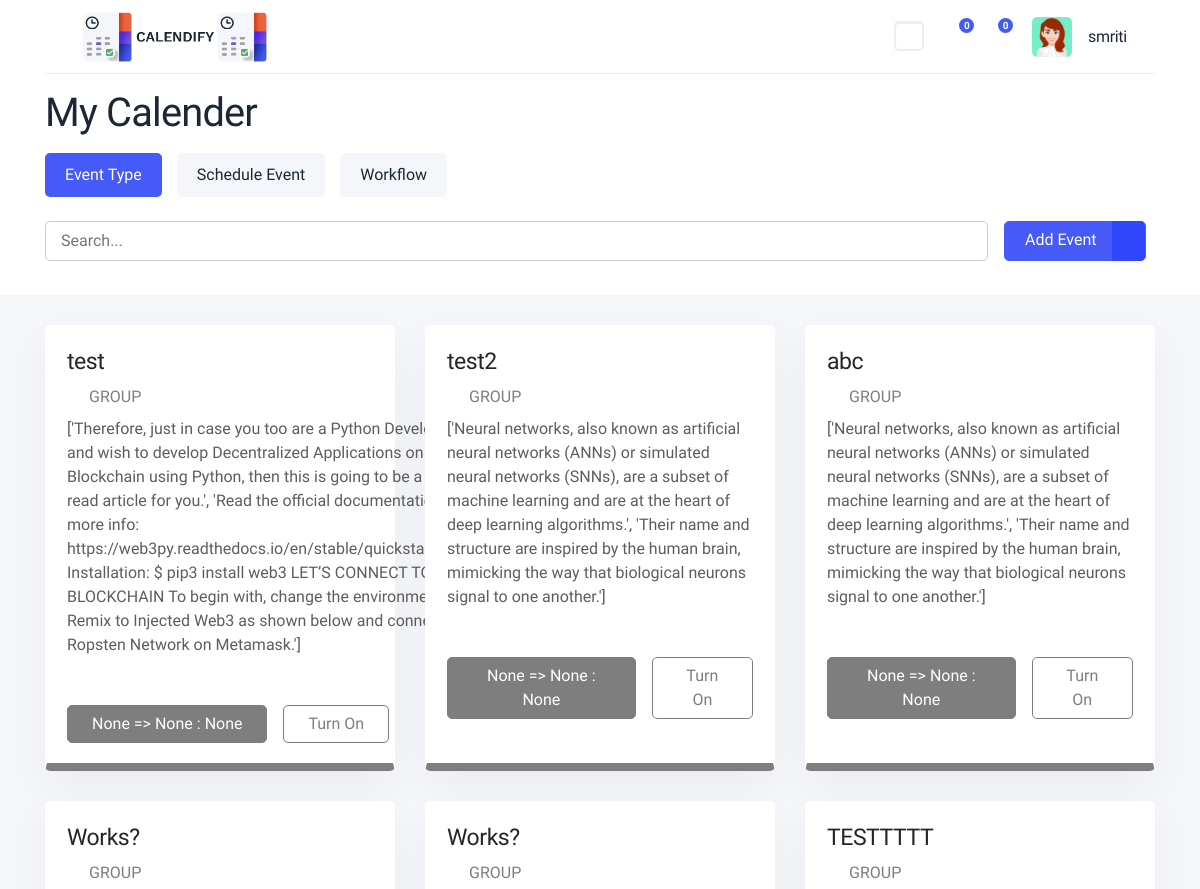
The app's page /dashboard/1/ (signed in, upper part), older data.
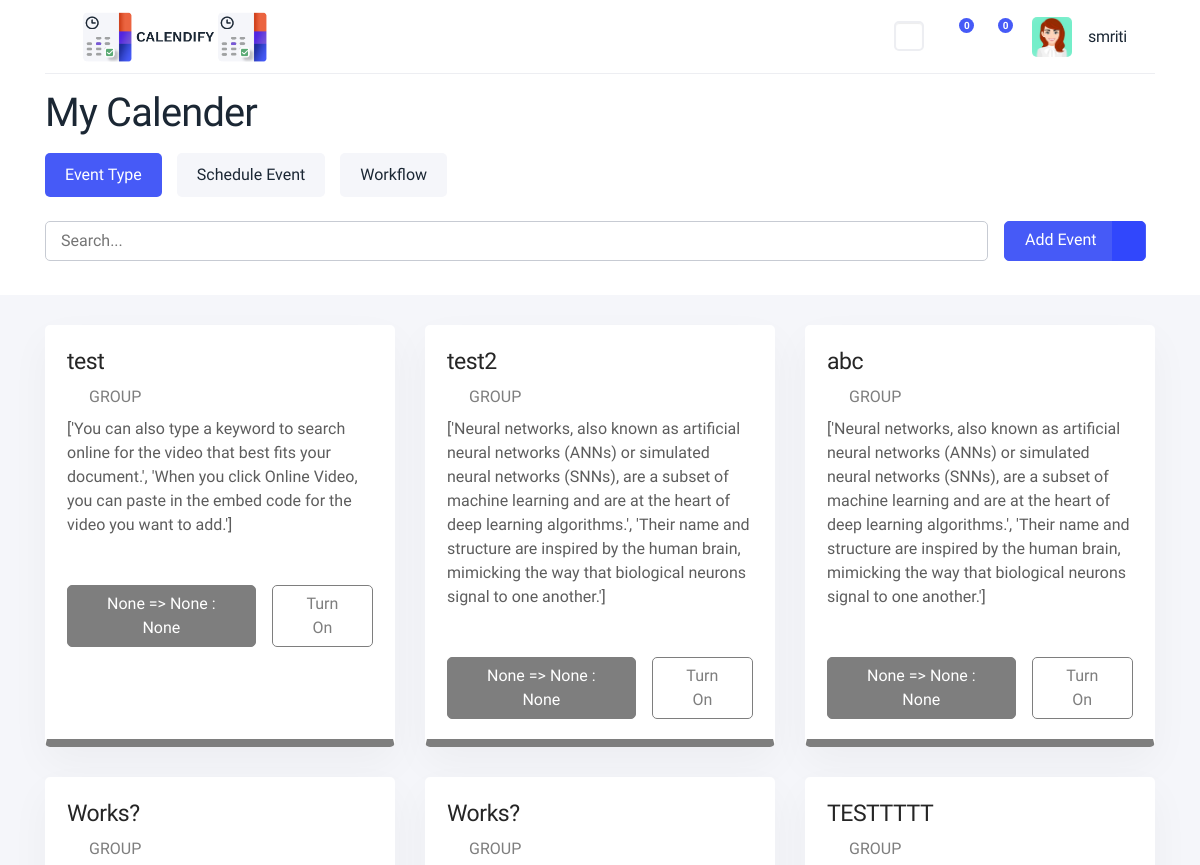
The same page, newer data.
### employee/models.py (models this page shows, shortened)
class meeting(models.Model):
    title = models.CharField(max_length=20)
    date = models.DateField(blank=True,null=True)
    start_time = models.TimeField(blank=True,null=True)
    color = models.CharField(max_length=10,default='Black')
    end_time = models.TimeField(blank=True,null=True)
    summary = models.TextField(blank=True)
    participants = models.ManyToManyField(employee,through='Meets')
    email_id_of_participants = models.CharField(max_length=100,null=True,blank=True)
    link=models.CharField(max_length=100,null=True,blank=True)

### employee/views.py (the view)
# urls.py: path('dashboard/<int:id>/',dashboard_view),
def dashboard_view(request,id):
    if request.user.is_authenticated is True:
        if request.user.id is id:
            obj = employee.objects.get(id=id)
            all_meets = obj.meetings.values()
            context={
                "con":obj,
                "all": all_meets,
            }
            return render(request,"employee/dashboard.html",context)
        else:
            return redirect(dashboard_view,request.user.id)
    else:
        return redirect(register_view)

### employee/templates/employee/dashboard.html (shortened to what the changed rows need)
{% load static %}
<!doctype html>
<html lang="en">
<head>
      <link rel="stylesheet"  href="{% static 'css/backend.minf700.css' %}"  type="text/css">
      <link rel="stylesheet" href="{% static 'css/all.min.css' %}"  type="text/css">
      <link rel="stylesheet"  href="{% static 'css/line-awesome.min.css' %}"  type="text/css">
      <link rel="stylesheet" href="{% static 'css/remixicon.css' %}" type="text/css">   </head>
  <body class="fixed-top-navbar top-nav  ">
    <div class="wrapper">
      <div class="content-page">
    <div class="content-top">
        <div class="container">
            <div class="row">
                <div class="col-lg-12 mb-3">
                    <div class="d-flex align-items-center justify-content-between">
                        <div class="navbar-breadcrumb">
                            <h1 class="mb-1">My Calender</h1>
                        </div>
                    </div>
                </div>
            </div>
        </div>
    </div>
    <div class="container">
        <div class="row">
            <div class="col-lg-12">
                <div class="event-content">
                    <div id="event1" class="tab-pane fade active show">
                        <div class="row">
                            {% for event in all %}
                            <div class="col-lg-4 col-md-6">
                                <div class="card card-block card-stretch card-height">
                                    <div class="card-body rounded event-detail event-detail-danger disabled">
                                        <div class="d-flex align-items-top justify-content-between">
                                            <div>
                                                <h4 class="mb-2 mr-4">{{event.title}}</h4>
                                                <p class="mb-2 text-danger font-weight-500 text-uppercase"><i class="las la-user pr-2"></i>Group</p>
                                                <p class="mb-4 card-description">{{event.summary}}</p>
                                                <div class="d-flex align-items-center pt-4">
                                                    <a href="#" class="btn btn-danger mr-3 px-xl-4">{{event.date}} => {{event.end_time }} : {{event.start_time}}</a>
                                                    <a href="#" class="btn btn-outline-danger turn-on px-xl-4">Turn On</a>
                                                </div>
                                            </div>
                                        </div>
                                    </div>
                                </div>
                            </div>
                            {% endfor %}
                            </div>
                        </div>
                    </div>
                </div>
            </div>
        </div>
    </div>
      </div>
    <script src="{% static 'js/app.js' %}"></script>  </body>
</html>

Row changes from the older to the newer data that the page shows:
changed meeting "test": summary "['Therefore, just in case you too are a Python Developer and wish to develop Decentralized Applications on Blockchain using Python, then this is going to be a must-read article for you.', 'Read the official documentation for more info: https://web3py.readthedocs.io/en/stable/quickstart.html Installation: $ pip3 install web3 LET’S CONNECT TO BLOCKCHAIN To begin with, change the environment on Remix to Injected Web3 as shown below and connect to Ropsten Network on Metamask.']" → "['You can also type a keyword to search online for the video that best fits your document.', 'When you click Online Video, you can paste in the embed code for the video you want to add.']"
